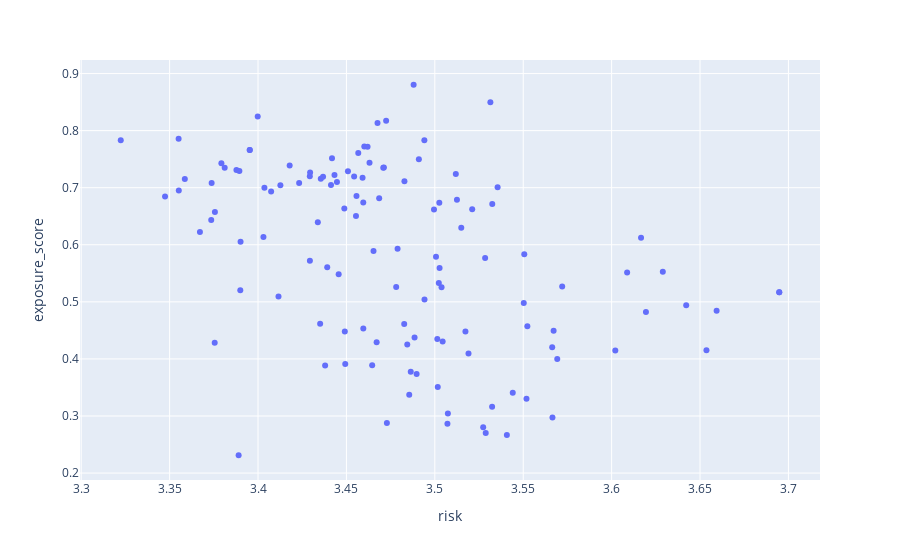

Notebook code for this chart:
### Code cell
px.scatter(dff, x='risk', y='exposure_score', hover_data=['isco_title'])

### Figure 1 — Plotly figure (JSON) as saved in the notebook; plotly's stock layout.template omitted (floating-point values rounded to 4 significant figures)
{"data": [{"customdata": [["Chief executives, senior officials and legislators"], ["Chief executives, senior officials and legislators"], ["Administrative and commercial managers"], ["Administrative and commercial managers"], ["Production and specialised services managers"], ["Production and specialised services managers"], ["Production and specialised services managers"], ["Production and specialised services managers"], ["Hospitality, retail and other services managers"], ["Hospitality, retail and other services managers"], ["Hospitality, retail and other services managers"], ["Science and engineering professionals"], ["Science and engineering professionals"], ["Science and engineering professionals"], ["Science and engineering professionals"], ["Science and engineering professionals"], ["Science and engineering professionals"], ["Health professionals"], ["Health professionals"], ["Health professionals"], ["Health professionals"], ["Health professionals"], ["Teaching professionals"], ["Teaching professionals"], ["Teaching professionals"], ["Teaching professionals"], ["Teaching professionals"], ["Business and administration professionals"], ["Business and administration professionals"], ["Business and administration professionals"], ["Information and communications technology professionals"], ["Information and communications technology professionals"], ["Legal, social and cultural professionals"], ["Legal, social and cultural professionals"], ["Legal, social and cultural professionals"], ["Legal, social and cultural professionals"], ["Legal, social and cultural professionals"], ["Science and engineering associate professionals"], ["Science and engineering associate professionals"], ["Science and engineering associate professionals"], ["Science and engineering associate professionals"], ["Science and engineering associate professionals"], ["Health associate professionals"], ["Health associate professionals"], ["Health associate professionals"], ["Health associate professionals"], ["Health associate professionals"], ["Business and administration associate professionals"], ["Business and administration associate professionals"], ["Business and administration associate professionals"], ["Business and administration associate professionals"], ["Business and administration associate professionals"], ["Legal, social, cultural and related associate professionals"], ["Legal, social, cultural and related associate professionals"], ["Legal, social, cultural and related associate professionals"], ["Information and communications technicians"], ["Information and communications technicians"], ["General and keyboard clerks"], ["General and keyboard clerks"], ["General and keyboard clerks"], ["Customer services clerks"], ["Customer services clerks"], ["Numerical and material recording clerks"], ["Numerical and material recording clerks"], ["Other clerical support workers"], ["Personal service workers"], ["Personal service workers"], ["Personal service workers"], ["Personal service workers"], ["Personal service workers"], ["Personal service workers"], ["Sales workers"], ["Sales workers"], ["Sales workers"], ["Sales workers"], ["Personal care workers"], ["Personal care workers"], ["Protective services workers"], ["Market-oriented skilled agricultural workers"], ["Market-oriented skilled agricultural workers"], ["Market-oriented skilled agricultural workers"], ["Market-oriented skilled forestry, fishery and hunting workers"], ["Market-oriented skilled forestry, fishery and hunting workers"], ["Building and related trades workers, excluding electricians"], ["Building and related trades workers, excluding electricians"], ["Building and related trades workers, excluding electricians"], ["Metal, machinery and related trades workers"], ["Metal, machinery and related trades workers"], ["Metal, machinery and related trades workers"], ["Handicraft and printing workers"], ["Handicraft and printing workers"], ["Electrical and electronic trades workers"], ["Electrical and electronic trades workers"], ["Food processing, wood working, garment and other craft and related trades workers"], ["Food processing, wood working, garment and other craft and related trades workers"], ["Food processing, wood working, garment and other craft and related trades workers"], ["Food processing, wood working, garment and other craft and related trades workers"], ["Stationary plant and machine operators"], ["Stationary plant and machine operators"], ["Stationary plant and machine operators"], ["Stationary plant and machine operators"], ["Stationary plant and machine operators"], ["Stationary plant and machine operators"], ["Stationary plant and machine operators"], ["Stationary plant and machine operators"], ["Assemblers"], ["Drivers and mobile plant operators"], ["Drivers and mobile plant operators"], ["Drivers and mobile plant operators"], ["Drivers and mobile plant operators"], ["Drivers and mobile plant operators"], ["Cleaners and helpers"], ["Cleaners and helpers"], ["Agricultural, forestry and fishery labourers"], ["Labourers in mining, construction, manufacturing and transport"], ["Labourers in mining, construction, manufacturing and transport"], ["Labourers in mining, construction, manufacturing and transport"], ["Food preparation assistants"], ["Street and related sales and service workers"], ["Street and related sales and service workers"], ["Refuse workers and other elementary workers"], ["Refuse workers and other elementary workers"]], "hovertemplate": "risk=%{x}<br>exposure_score=%{y}<br>isco_title=%{customdata[0]}<extra></extra>", "legendgroup": "", "marker": {"color": "#636efa", "symbol": "circle"}, "mode": "markers", "name": "", "orientation": "v", "showlegend": false, "type": "scatter", "x": [3.502, 3.486, 3.465, 3.527, 3.552, 3.519, 3.507, 3.504, 3.412, 3.483, 3.517, 3.438, 3.529, 3.435, 3.449, 3.569, 3.566, 3.381, 3.46, 3.395, 3.512, 3.404, 3.389, 3.567, 3.502, 3.465, 3.467, 3.473, 3.49, 3.541, 3.486, 3.544, 3.484, 3.376, 3.449, 3.507, 3.46, 3.478, 3.39, 3.5, 3.469, 3.429, 3.462, 3.4, 3.395, 3.531, 3.359, 3.552, 3.567, 3.501, 3.602, 3.479, 3.503, 3.39, 3.446, 3.489, 3.494, 3.617, 3.659, 3.642, 3.551, 3.609, 3.654, 3.619, 3.572, 3.468, 3.355, 3.456, 3.322, 3.501, 3.521, 3.695, 3.55, 3.629, 3.528, 3.459, 3.488, 3.418, 3.439, 3.429, 3.504, 3.471, 3.388, 3.355, 3.379, 3.445, 3.443, 3.503, 3.374, 3.455, 3.515, 3.389, 3.436, 3.442, 3.434, 3.533, 3.491, 3.441, 3.454, 3.46, 3.494, 3.513, 3.449, 3.483, 3.451, 3.471, 3.376, 3.463, 3.403, 3.374, 3.457, 3.367, 3.347, 3.407, 3.472, 3.413, 3.437, 3.429, 3.532, 3.695, 3.423, 3.536], "xaxis": "x", "y": [0.3508, 0.3773, 0.389, 0.2803, 0.4573, 0.4094, 0.3044, 0.4307, 0.5094, 0.4614, 0.4481, 0.3884, 0.2701, 0.4616, 0.4482, 0.3996, 0.4205, 0.7349, 0.7722, 0.7659, 0.7238, 0.7, 0.2312, 0.4494, 0.5332, 0.5889, 0.4294, 0.2876, 0.3734, 0.2665, 0.3371, 0.3408, 0.4253, 0.4285, 0.3911, 0.2865, 0.4535, 0.526, 0.5204, 0.6617, 0.6816, 0.72, 0.7718, 0.8246, 0.7659, 0.8498, 0.7155, 0.33, 0.2974, 0.4349, 0.4146, 0.5931, 0.5592, 0.6051, 0.5482, 0.4374, 0.5042, 0.6122, 0.4842, 0.4943, 0.5832, 0.5515, 0.415, 0.4821, 0.5268, 0.8136, 0.6949, 0.6856, 0.7831, 0.5789, 0.662, 0.5167, 0.4979, 0.5526, 0.577, 0.7175, 0.8804, 0.7389, 0.5608, 0.5722, 0.5255, 0.7351, 0.7309, 0.7859, 0.7431, 0.7101, 0.7223, 0.6735, 0.7083, 0.6503, 0.6298, 0.7291, 0.7156, 0.7518, 0.6396, 0.6715, 0.7499, 0.7046, 0.7196, 0.6741, 0.7833, 0.6787, 0.6636, 0.7115, 0.7288, 0.7355, 0.6573, 0.7435, 0.6137, 0.6434, 0.7609, 0.6222, 0.6848, 0.6932, 0.8175, 0.7045, 0.719, 0.7268, 0.3162, 0.5167, 0.7084, 0.7006], "yaxis": "y"}], "layout": {"legend": {"tracegroupgap": 0}, "margin": {"t": 60}, "xaxis": {"anchor": "y", "domain": [0, 1], "title": {"text": "risk"}}, "yaxis": {"anchor": "x", "domain": [0, 1], "title": {"text": "exposure_score"}}}}
